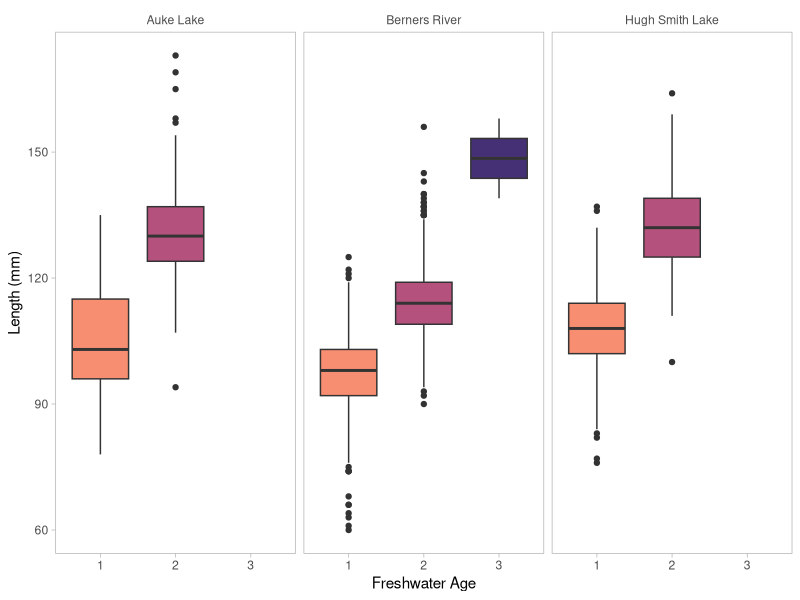
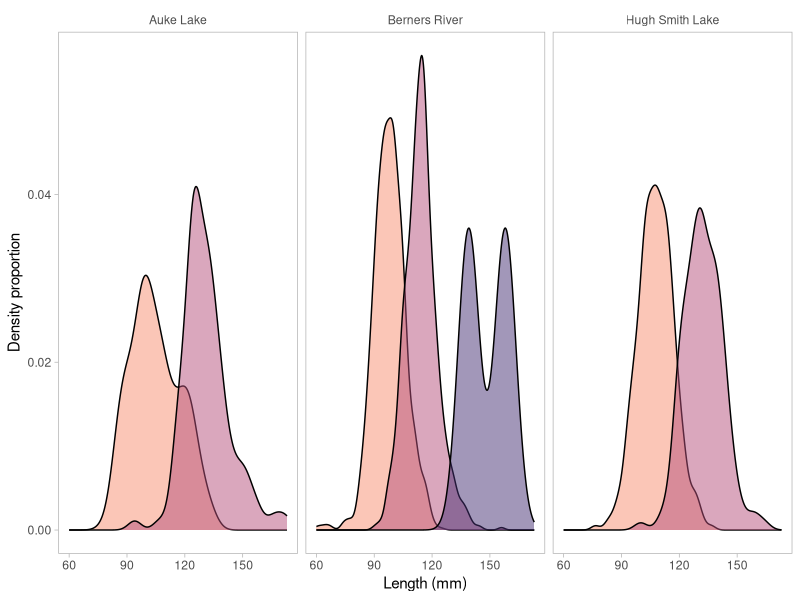
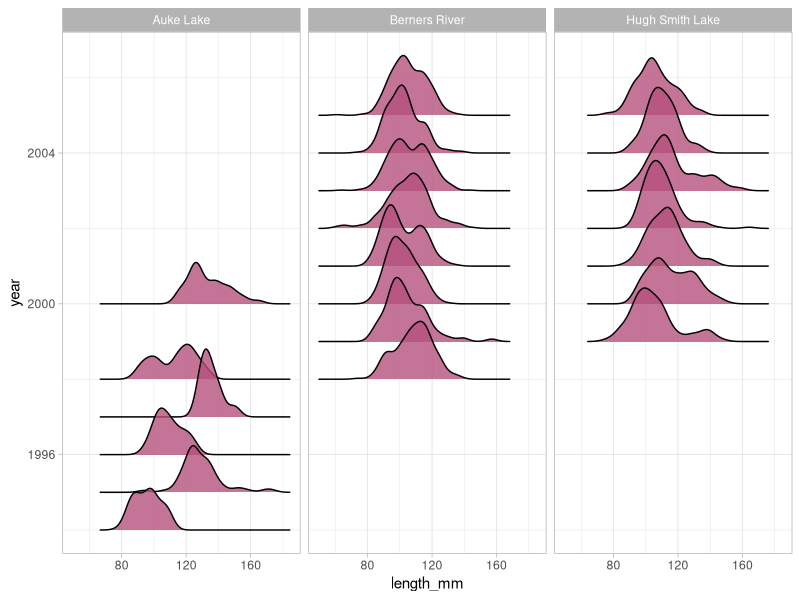
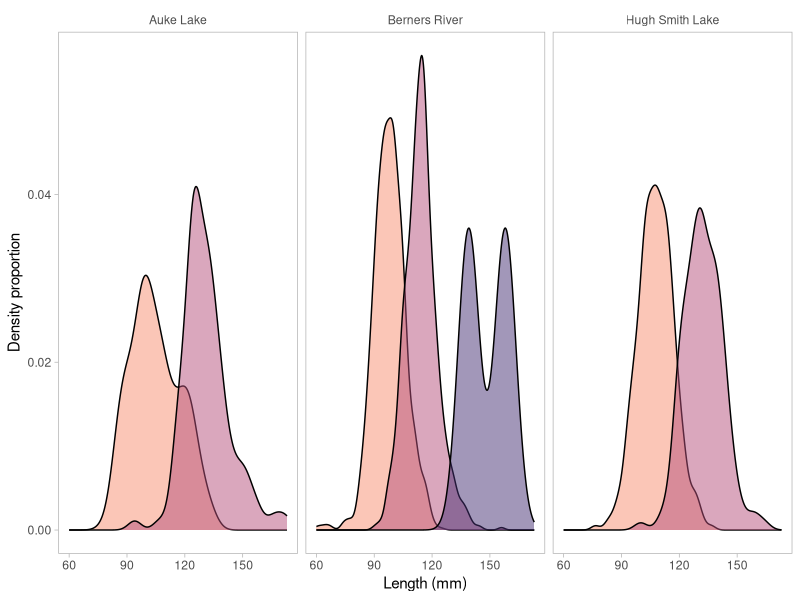

Generate these figures, in order, with R:
# GitHub for Fisheries Scientists
# February 23, 2022
# Justin Priest & Sara Miller
# justin.priest@alaska.gov
# sara.miller@alaska.gov


#####      DEMO SCRIPT      ####
# Data are from ADF&G SEAK Coho Collections
# Shaul et al. 2019
# Stock Status and Review of Factors Affecting Coho Salmon 
#   Returns and Escapements in Southeast Alaska
# http://www.adfg.alaska.gov/FedAidPDFs/RIR.1J.2019.12.pdf


### LIBRARIES
library(tidyverse)
library(lubridate)
library(ggridges)

### DATA IMPORT
agedata <- read_csv("data/ADFG_smoltages_AukeBernersHughSmith.csv") %>%
  mutate(Date = ymd(as.POSIXct(Date, format = "%m/%d/%Y", tz = "US/Alaska")),
         species = "Coho Salmon",
         year = year(Date)) %>%
  rename("location" = "Location",
         "collectiondate" = "Date",
         "fw_age" = "Age",
         "length_mm" = "Length") %>%
  mutate(location = replace(location, location == "AL", "Auke Lake"),
         location = replace(location, location == "BR", "Berners River"),
         location = replace(location, location == "HS", "Hugh Smith Lake")) %>%
  dplyr::select(species, location, year, everything()) # reorder columns

agedata # View data 


### FIGURES

ggplot(agedata, aes(x = as.factor(fw_age), y = length_mm, fill = as.factor(fw_age))) + 
  geom_boxplot() +
  scale_fill_manual(values = c("#F78D71", "#B5517D", "#463075")) +
  labs(x = "Freshwater Age", 
       y = "Length (mm)") +
  facet_wrap(~location) +
  theme_light() +
  theme(
    legend.position = "none",
    panel.grid.major = element_blank(),
    panel.grid.minor = element_blank(),
    strip.background = element_rect(fill = NA, color = NA),
    strip.text.x = element_text(color = "gray30"),
  )



densityplot <- ggplot(agedata, aes(x = length_mm, fill = as.factor(fw_age))) + 
  geom_density(alpha = 0.5) +
  scale_fill_manual(values = c("#F78D71", "#B5517D", "#463075")) +
  labs(x = "Length (mm)",
       y = "Density proportion") +
  facet_wrap(~location) +
  theme_light() +
  theme(
    legend.position = "none",
    panel.grid.major = element_blank(),
    panel.grid.minor = element_blank(),
    strip.background = element_rect(fill = NA, color = NA),
    strip.text.x = element_text(color = "gray30"),
  )
densityplot
ggsave("output/densityfig.png", densityplot, width = 6, height = 3, units = "in", dpi = 300)



# Exploratory geom_ridges plot

ggplot(agedata, aes(y = year, x= length_mm, group = year)) +
  geom_density_ridges(alpha = 0.8, fill = "#B5517D") +
  theme_light() +
  facet_wrap(~location)


